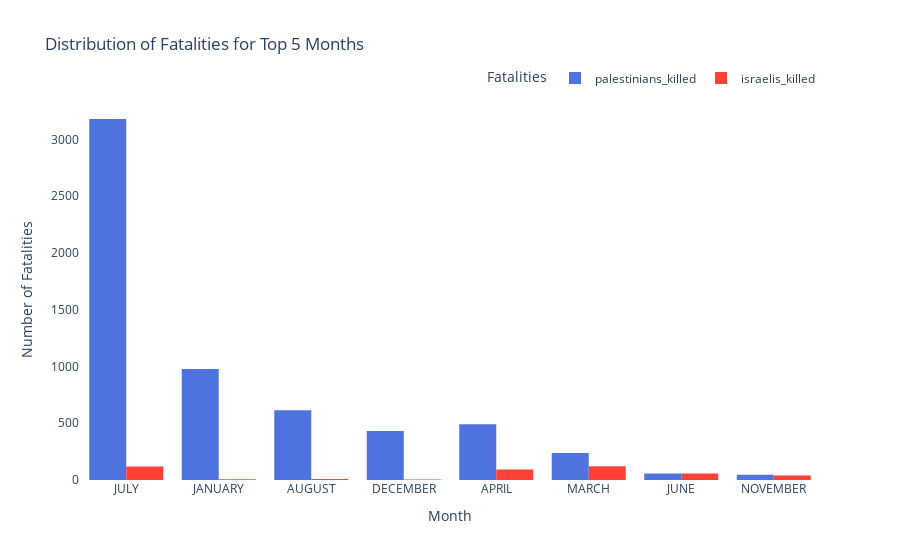

The notebook cell saved with this chart:
### Code cell
# Assuming df is your DataFrame

# Select the top 5 months with the highest 'Palestinians Killed'
top_5_palestinians = df.nlargest(5, 'palestinians_killed')

# Select the top 5 months with the highest 'Israelis Killed'
top_5_israelis = df.nlargest(5, 'israelis_killed')

# Concatenate the dataframes for the top 5 months
top_5_combined = pd.concat([top_5_palestinians, top_5_israelis])

# Create a histogram
fig = px.histogram(top_5_combined, x='month', y=['palestinians_killed', 'israelis_killed'],
                title='Distribution of Fatalities for Top 5 Months',
                color_discrete_sequence=['rgb(78, 115, 223)', 'rgb(255, 65, 54)'],
                barmode='group')

# Update layout
fig.update_layout(
    xaxis=dict(title='Month'),
    yaxis=dict(title='Number of Fatalities'),
    legend=dict(title='Fatalities', orientation='h', yanchor='bottom', y=1.02, xanchor='right', x=1),
    plot_bgcolor='rgba(0,0,0,0)'
)

# Show the plot
fig.show()

### Figure 1 — Plotly figure (JSON) as saved in the notebook; plotly's stock layout.template omitted (floating-point values rounded to 4 significant figures)
{"data": [{"alignmentgroup": "True", "bingroup": "x", "histfunc": "sum", "hovertemplate": "variable=palestinians_killed<br>month=%{x}<br>sum of value=%{y}<extra></extra>", "legendgroup": "palestinians_killed", "marker": {"color": "rgb(78, 115, 223)", "pattern": {"shape": ""}}, "name": "palestinians_killed", "offsetgroup": "palestinians_killed", "orientation": "v", "showlegend": true, "type": "histogram", "x": ["JULY", "JANUARY", "AUGUST", "DECEMBER", "APRIL", "MARCH", "JULY", "JUNE", "APRIL", "NOVEMBER"], "xaxis": "x", "y": [1590, 978, 614, 432, 246, 237, 1590, 57, 246, 46], "yaxis": "y"}, {"alignmentgroup": "True", "bingroup": "x", "histfunc": "sum", "hovertemplate": "variable=israelis_killed<br>month=%{x}<br>sum of value=%{y}<extra></extra>", "legendgroup": "israelis_killed", "marker": {"color": "rgb(255, 65, 54)", "pattern": {"shape": ""}}, "name": "israelis_killed", "offsetgroup": "israelis_killed", "orientation": "v", "showlegend": true, "type": "histogram", "x": ["JULY", "JANUARY", "AUGUST", "DECEMBER", "APRIL", "MARCH", "JULY", "JUNE", "APRIL", "NOVEMBER"], "xaxis": "x", "y": [59, 6, 9, 4, 46, 122, 59, 57, 46, 40], "yaxis": "y"}], "layout": {"barmode": "group", "legend": {"orientation": "h", "title": {"text": "Fatalities"}, "tracegroupgap": 0, "x": 1, "xanchor": "right", "y": 1.02, "yanchor": "bottom"}, "plot_bgcolor": "rgba(0,0,0,0)", "title": {"text": "Distribution of Fatalities for Top 5 Months"}, "xaxis": {"anchor": "y", "domain": [0, 1], "title": {"text": "Month"}}, "yaxis": {"anchor": "x", "domain": [0, 1], "title": {"text": "Number of Fatalities"}}}}
